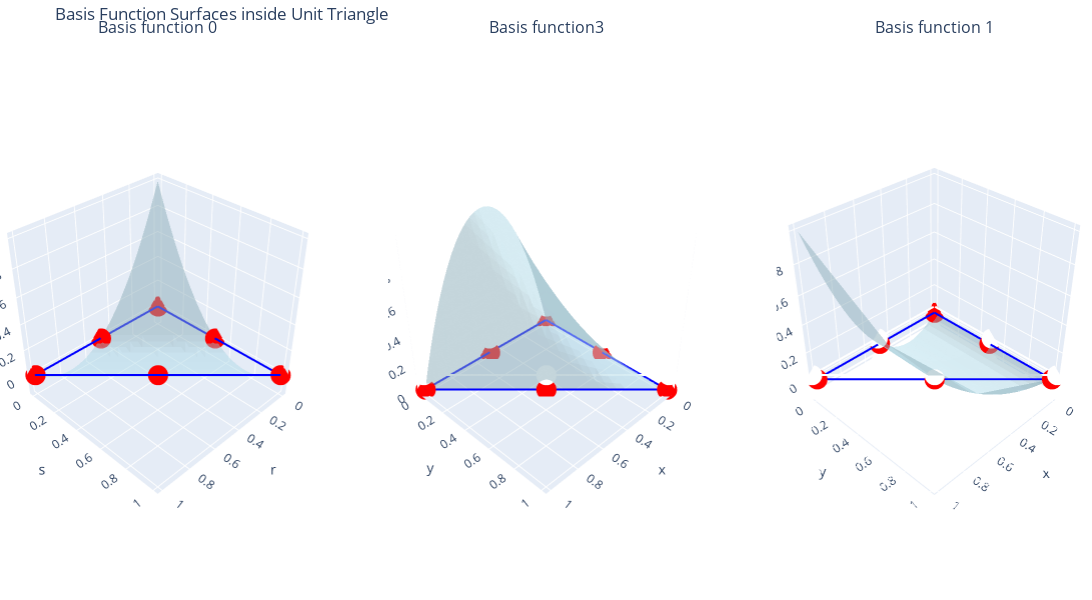

Notebook source saved alongside this figure:
### Code cell
from FEM_Module.Support_functions import visualise_basis_fn
# function to visualise the basis functions
visualise_basis_fn(show_basis_fn, basis_functions)

### Figure 1 — Plotly figure (JSON) as saved in the notebook; plotly's stock layout.template omitted (floating-point values rounded to 4 significant figures; data arrays with more than 128 entries replaced by an {"elided": "..."} marker saying what was removed)
{"data": [{"line": {"color": "blue", "dash": "solid", "width": 4}, "marker": {"color": "red", "size": 7}, "mode": "markers+lines", "name": "Unit Triangle 0", "scene": "scene", "type": "scatter3d", "x": [0, 0.5, 1, 0.5, 0, 0, 0], "y": [0, 0, 0, 0.5, 1, 0.5, 0], "z": [0, 0, 0, 0, 0, 0, 0]}, {"color": "lightblue", "flatshading": true, "name": "Basis Function 0", "opacity": 0.5, "scene": "scene", "type": "mesh3d", "x": {"elided": "465 float values"}, "y": {"elided": "465 float values"}, "z": {"elided": "465 float values"}}, {"line": {"color": "blue", "dash": "solid", "width": 4}, "marker": {"color": "red", "size": 7}, "mode": "markers+lines", "name": "Unit Triangle 1", "scene": "scene2", "type": "scatter3d", "x": [0, 0.5, 1, 0.5, 0, 0, 0], "y": [0, 0, 0, 0.5, 1, 0.5, 0], "z": [0, 0, 0, 0, 0, 0, 0]}, {"color": "lightblue", "flatshading": true, "name": "Basis Function 3", "opacity": 0.5, "scene": "scene2", "type": "mesh3d", "x": {"elided": "465 float values"}, "y": {"elided": "465 float values"}, "z": {"elided": "465 float values"}}, {"line": {"color": "blue", "dash": "solid", "width": 4}, "marker": {"color": "red", "size": 7}, "mode": "markers+lines", "name": "Unit Triangle 2", "scene": "scene3", "type": "scatter3d", "x": [0, 0.5, 1, 0.5, 0, 0, 0], "y": [0, 0, 0, 0.5, 1, 0.5, 0], "z": [0, 0, 0, 0, 0, 0, 0]}, {"color": "lightblue", "flatshading": true, "name": "Basis Function 1", "opacity": 0.5, "scene": "scene3", "type": "mesh3d", "x": {"elided": "465 float values"}, "y": {"elided": "465 float values"}, "z": {"elided": "465 float values"}}], "layout": {"annotations": [{"font": {"size": 16}, "showarrow": false, "text": "Basis function 0", "x": 0.1444, "xanchor": "center", "xref": "paper", "y": 1, "yanchor": "bottom", "yref": "paper"}, {"font": {"size": 16}, "showarrow": false, "text": "Basis function3", "x": 0.5, "xanchor": "center", "xref": "paper", "y": 1, "yanchor": "bottom", "yref": "paper"}, {"font": {"size": 16}, "showarrow": false, "text": "Basis function 1", "x": 0.8556, "xanchor": "center", "xref": "paper", "y": 1, "yanchor": "bottom", "yref": "paper"}], "height": 600, "margin": {"b": 0, "l": 0, "r": 0, "t": 40}, "scene": {"aspectmode": "cube", "camera": {"eye": {"x": 2, "y": 2, "z": 2}}, "domain": {"x": [0, 0.2889], "y": [0, 1]}, "xaxis": {"title": {"text": "r"}}, "yaxis": {"title": {"text": "s"}}, "zaxis": {"title": {"text": "$\\phi$"}}}, "scene2": {"camera": {"eye": {"x": 2, "y": 2, "z": 2}}, "domain": {"x": [0.3556, 0.6444], "y": [0, 1]}}, "scene3": {"camera": {"eye": {"x": 2, "y": 2, "z": 2}}, "domain": {"x": [0.7111, 1], "y": [0, 1]}}, "showlegend": false, "title": {"text": "Basis Function Surfaces inside Unit Triangle"}, "width": 1200}}
